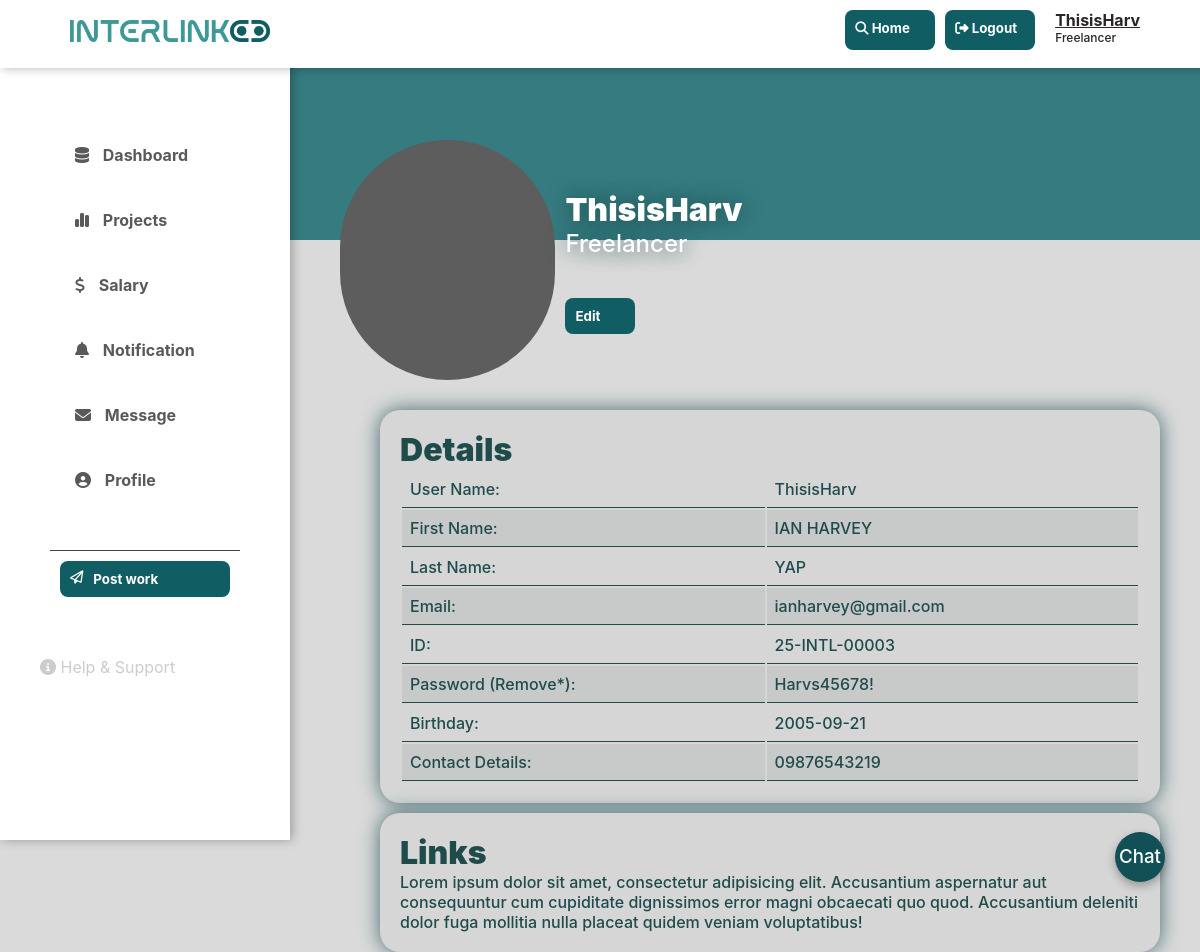
The app's page /freelancer/freelancer-profile-page.php (signed in) with its own data.
### tables this page shows
CREATE TABLE `user` (
  `USER_ID` varchar(15) NOT NULL,
  `USER_EMAIL` varchar(255) NOT NULL,
  `USER_TYPE` varchar(255) NOT NULL,
  `USER_FSTNAME` varchar(255) NOT NULL,
  `USER_LSTNAME` varchar(255) NOT NULL,
  `USER_BIRTHDAY` date NOT NULL,
  `USER_CONTACT` varchar(11) NOT NULL,
  `USER_PASSWORD` varchar(255) NOT NULL,
  `USER_NAME` varchar(255) NOT NULL
);

### freelancer/freelancer-profile-page.php (the view, shortened to what this page needs)
<?php
include 'freelancer-navbar-template.php';
include_once 'interlinkedDB.php';
$name = $_SESSION['userName'];
$stmt = $conn->prepare("SELECT * FROM user where USER_NAME = ?");
$stmt->execute([$name]);
$result = $stmt->fetchAll(PDO::FETCH_ASSOC);
?>
<!doctype html>
<html lang="en">
<head>
    <link rel="stylesheet" href="freelancer-style.css">
    <link rel="stylesheet" href="freelancer-nav-style.css">
</head>
<body>
<div class="header">
    <h1>Plaveholder</h1>
</div>
<div class="container">
    <div class="content">
        <div class="profile">
            <div class="img">
            </div>
            <div class="profile-name">
                <h1><?=$name?></h1>
                <h2>Freelancer</h2>
                <div class="edit">
                    <button class="btn"><a href="">Edit</a></button>
                </div>
            </div>
        </div>
        <div class="profile-details">
            <div class="details">
                <h1>Details</h1>
                <?php foreach ($result as $res) { ?>
                    <table style="width:100%" class="table">
                        <tr>
                            <th>User Name:</th>
                            <td><?=$res['USER_NAME']?></td>
                        </tr>
                        <tr>
                            <th>First Name:</th>
                            <td><?=$res['USER_FSTNAME']?></td>
                        </tr>
                        <tr>
                            <th>Last Name:</th>
                            <td><?=$res['USER_LSTNAME']?></td>
                        </tr>
                        <tr>
                            <th>Email:</th>
                            <td><?=$res['USER_EMAIL']?></td>
                        </tr>
                        <tr>
                            <th>ID:</th>
                            <td><?=$res['USER_ID']?></td>
                        </tr>
                        <tr>
                            <th>Password (Remove*):</th>
                            <td><?=$res['USER_PASSWORD']?></td>
                        </tr>
                        <tr>
                            <th>Birthday:</th>
                            <td><?=$res['USER_BIRTHDAY']?></td>
                        </tr>
                        <tr>
                            <th>Contact Details:</th>
                            <td><?=$res['USER_CONTACT']?></td>
                        </tr>
                    </table>
                <?php } ?>
            </div>
            <div class="details">
                <h1>Links</h1>
                <p>Lorem ipsum dolor sit amet, consectetur adipisicing elit. Accusantium aspernatur aut consequuntur cum cupiditate dignissimos error magni obcaecati quo quod. Accusantium deleniti dolor fuga mollitia nulla placeat quidem veniam voluptatibus!</p>
            </div>
        </div>
    </div>
</div>
</body>
</html>

### freelancer/freelancer-nav-style.css (style rules this page uses)
* { margin: 0; padding: 0; font-family: "Inter",sans-serif; font-weight: 500; font-style: normal; }
.btn { display: flex; width: 100%; background-color: #105D63; border: none; padding: 10px; border-radius: 8px; cursor: pointer; transition: background-color 0.3s; }
.btn a { color: white; text-decoration: none; font-weight: bold; text-align: left; }

### freelancer/freelancer-style.css (style rules this page uses)
* { margin: 0; padding: 0; font-family: "Inter",sans-serif; font-weight: 500; font-style: normal; }
html, body { background-color: #dadada; }
.container { margin-left: 320px; margin-top: 100px; margin-right: 10px; }
.content { color: #1f4c4b; }
.content h1 { font-weight: 900; }
.btn a { color: white; text-decoration: none; font-weight: bold; text-align: left; }
.header { width: 100vw; height: 30vh; background-color: #357b80; z-index: -6; }
.profile { display: flex; flex-direction: row; height: 40px; z-index: 1; }
.profile .img { margin: -200px 0 0 20px; background-color: #5d5d5d; width: 270px; border-radius: 200px; }
.profile-name { color: white; text-shadow: 0 0 20px #1f4c4b; width: 90%; margin: -150px 0 0 10px; }
.edit .btn { width: 70px; margin: 40px 0 10px 0; }
.profile-details { display: flex; flex-direction: column; margin: 20px; height: 300px; }
.details { color: #1f4c4b; background-color: #d6d6d6; margin: 10px 10px 0 40px; border-radius: 20px; padding: 20px; box-shadow: 0 0 20px #436a6d; }
.table { outline: #1f4c4b; }
th, td { padding: 8px; text-align: left; border-bottom: 1px solid #1f4c4b; }
tr:nth-child(even) { background-color: rgba(195, 196, 196, 0.73); }

### records on screen
user: USER_NAME "ThisisHarv", USER_FSTNAME "IAN HARVEY", USER_LSTNAME "YAP", USER_EMAIL "ianharvey@gmail.com", USER_ID "25-INTL-00003", USER_PASSWORD "Harvs45678!", USER_BIRTHDAY "2005-09-21", USER_CONTACT "09876543219"

### other values on screen
$user "ThisisHarv"
$name "ThisisHarv"
